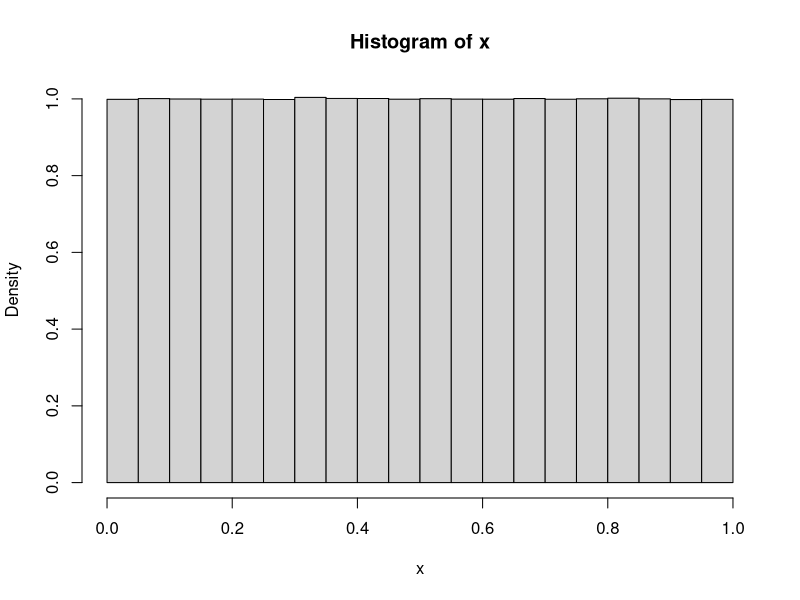
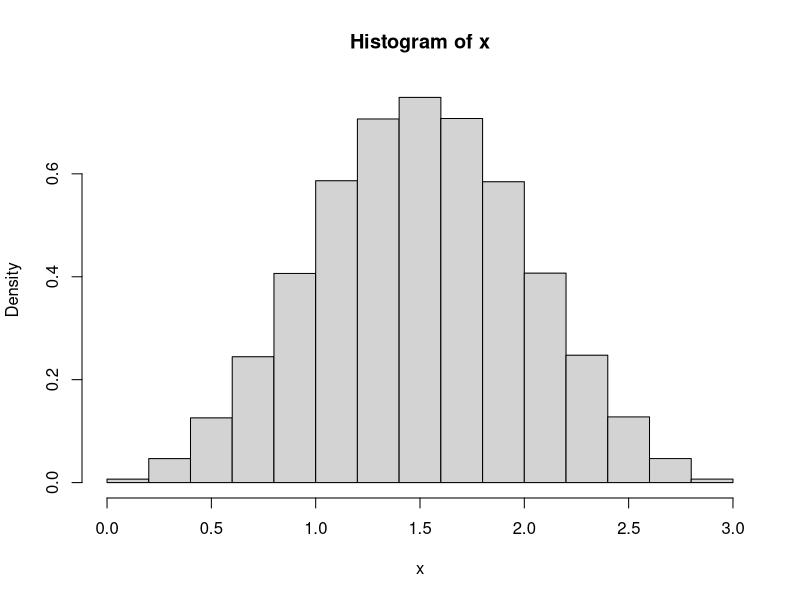
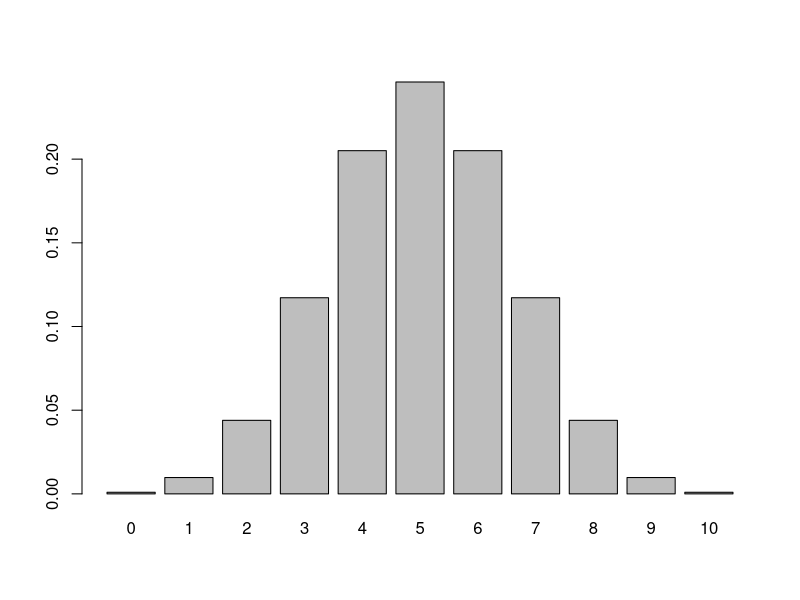

Write R code to recreate these figures, in order. (Note: this script raises an error after producing the figures.)
x <- c(0,7,8,11,9,100)
mean(x)
median(x)

x <- c(1, 2, 3, 4, 5)
y <- c(5, 3, 1, 3, 5)
var(x)
var(y)
mean(x)
mean(y)

x <- 1:5
mo_var <- var(x)
sam_var_1 <- var(c(2,3,4,5))
sam_var_2 <- var(c(1,3,4,5))
sam_var_3 <- var(c(1,2,4,5))
sam_var_4 <- var(c(1,2,3,5))
sam_var_5 <- var(c(1,2,3,4))
mean(c(sam_var_1,sam_var_2,sam_var_3,sam_var_4,sam_var_5))



runif(1) # 균일 난수 0 <= x < 1 생성(개수)
runif(10)
mean(runif(10))
x=runif(10000000)
hist(x, freq=F)

x = runif(1000000) + runif(1000000) +runif(1000000)

hist(x, freq=F)


choose(10,3) * 0.4^3*0.6^7
dbinom(3, 10, 0.4)

# 앞뒤 각각 50%, 앞면이 안 나올 확률 ~ 모두 다 앞면 나올 확률
dbinom(0:10,10,0.5)
barplot(dbinom(0:10,10,0.5), names.arg = 0:10)



# 동전 던지기 : 10번 던져서 앞면이 2번 나오는게 합당한가??
# 하나의 종류의 사건
binom.test(2, 10, 0.5)


# 대립가설 --> 상대적
# 범죄 증가 했다 주장이 합당하냐 : 1998년(508건), 1999년(516건), 범죄 발생 확률(0.5)
binom.test(508, 508+516, 0.5)
bniom.test()



x <- data.frame(내성적=c(195, 123, 61, 144), 외향적=c(102, 82, 38, 107))
row.names(x) <- c('A', 'B', 'AB', 'O')
fisher.test(x)

x2 <- data.frame(내성적=c(195, 160, 19, 50), 외향적=c(102, 82, 38, 107))
row.names(x2) <- c('A', 'B', 'AB', 'O')
fisher.test(x2)

# 항아리에 red:4, white:6
# 여기에서 랜덤으로 5개를 꺼내자
# red3, white:2 이렇게 나올 확률
choose(4, 3) * choose(6, 2) / choose(10, 5)


#               r   w     r   w     r   w     r   w     r   w
# 꺼낸 구슬     4   1     3   2     2   3     1   4     0   5
# 남은 구슬     0   5     1   4     2   3     3   2     4   1
# 카이 제곱 검정
chisq.test(matrix(c(4,0,1,5), nrow=2)) # p-value = 0.05281
chisq.test(matrix(c(3,1,2,4), nrow=2)) # p-value = 0.5186
chisq.test(matrix(c(2,2,3,3), nrow=2)) # p-value = 1
chisq.test(matrix(c(1,3,4,2), nrow=2)) # p-value = 0.5186
chisq.test(matrix(c(0,4,5,1), nrow=2)) # p-value = 0.05281


#                 합   불
# 사전검사        7    13                 
# 사후검사       14    6
fisher.test(matrix(c(7,14,13,6), nrow=2)) # p-value = 0.05616



#                       사후검사 합격       사후검사 불합격
# 사전검사 합격               6                     1
# 사전검사 불합격             8                     5
# 맥니머 검정
mcnemar.test(matrix(c(6,8,1,5), nrow = 2)) # p-value = 0.0455

# 상관
# 인과 VS 상관

x <- rnorm(400) # 정규분포
hist(x)
y <-rnorm(400)
plot(x, y)

corel <- cor(x, y)
corel

a <- rnorm(400)
b <- rnorm(400)
c <- rnorm(400)
x <- a + c
y <- b + c
plot(x, y)

corel <- cor(x, y)
corel # 0.4652865 



x <- a - c
y <- b + c
plot(x, y)

corel <- cor(x, y)
corel # -0.474778

# 2008년 국토교통상 : 교직원 조합이 강한 곳은 학생들의 학력이 낮다.

조직률 <- c(50, 40, 50, 50, 90, 
         70, 60, 30, 1, 10, 
         60, 10, 40)
학생정답률 <- c(237, 238, 270, 270, 276, 
           259, 256, 231, 259, 220,
           242, 251, 209)

plot(조직률, 학생정답률)
cor(조직률, 학생정답률)
cor(조직률, 학생정답률, method='kendall')
cor(조직률, 학생정답률, method='spearman')
cor.test(조직률, 학생정답률)

# p-value
x <- c(1,2,3)
y <- c(1,3,2)
r <- cor(x, y) # 0.5

n <- 3
t <- r*sqrt(n-2)/sqrt(1-r^2)
2*pt(-t, n-2) # 0.6666667
cor.test(x, y) # p-value 0.6666667


# 최소제곱법(제일 근간을 이룸) - 
# 개수를 잘 맞춰주고 쌍도 잘 해줘야한다.
x <- c(1,2,3,4)
y <- c(2,3,5,4)
plot(x,y)

f <- function(arg){
  a <- arg[1]
  b <- arg[2]
  t <- a*x+b # 1차방정식
   # 실제 y와 인위적 y의 차 
  # 예측의 실패정도 그런데 +-면 상쇄 
  # -->제곱을 해준다.
  sum((y-t)^2)
}
# 최적화 : 기울기 선들을 막 그어놓고 각 경우의 에러값을 뽑고
# 
optim(c(1,1), f)
# a:0.7999722 b:1.5000885
0.7999722*x+ 1.5000885
# 2.300061 3.100033 3.900005 4.699977
y <- c(2,3,5,4)







